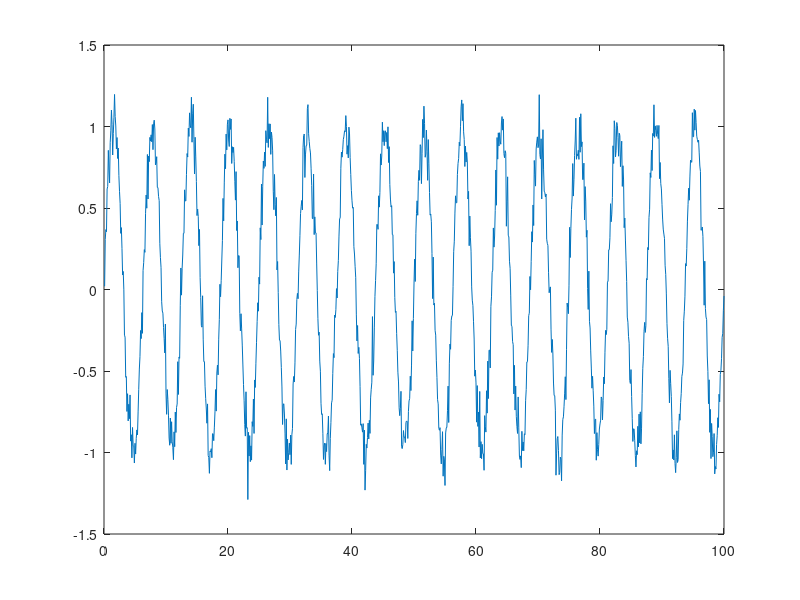
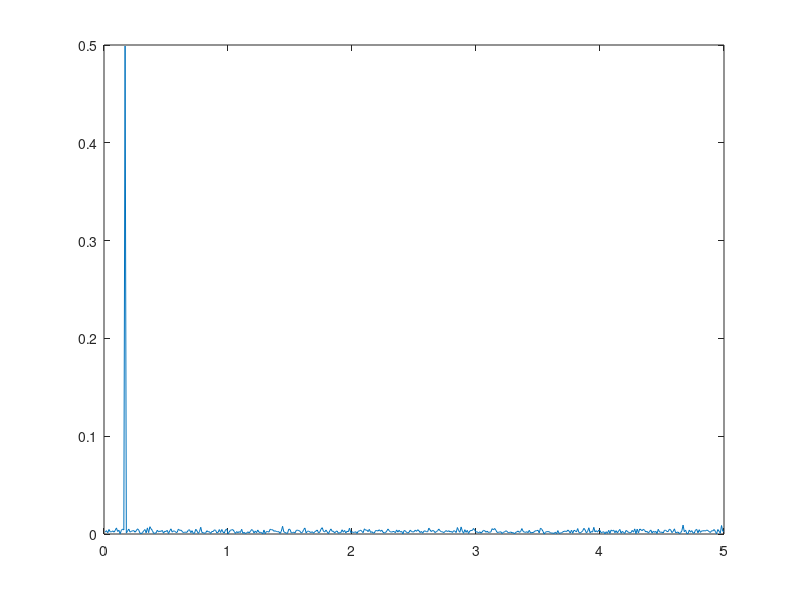

MATLAB code for these plots, in order:
% The Fourier transform (numerical example)
dt = 0.1;
time = 0.1:dt:100;
freq = 0.16;
h = sin(time*2*pi*freq) + randn(size(time))*0.1;

% Frequency
f = 1/dt*(1:length(time)/2)/length(time);
% Power spectrum
P = abs(fft(h)/length(time));

figure;
plot(time,h)
figure;
plot(f,P(1:length(time)/2))